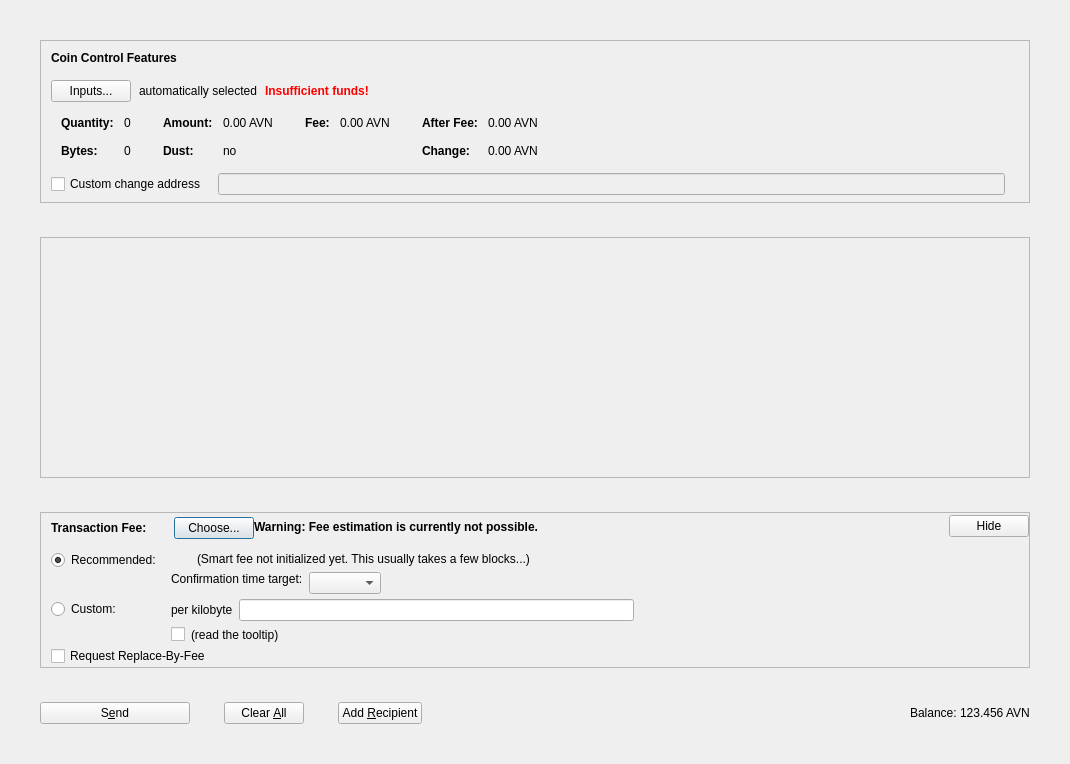
<?xml version="1.0" encoding="UTF-8"?>
<ui version="4.0">
 <class>SendCoinsDialog</class>
 <widget class="QDialog" name="SendCoinsDialog">
  <property name="geometry">
   <rect>
    <x>0</x>
    <y>0</y>
    <width>1070</width>
    <height>764</height>
   </rect>
  </property>
  <property name="windowTitle">
   <string>Send Coins</string>
  </property>
  <layout class="QVBoxLayout" name="verticalLayout" stretch="0,1,0,0">
   <property name="spacing">
    <number>34</number>
   </property>
   <property name="leftMargin">
    <number>40</number>
   </property>
   <property name="topMargin">
    <number>40</number>
   </property>
   <property name="rightMargin">
    <number>40</number>
   </property>
   <property name="bottomMargin">
    <number>40</number>
   </property>
   <item>
    <widget class="QFrame" name="frameCoinControl">
     <property name="sizePolicy">
      <sizepolicy hsizetype="Expanding" vsizetype="Fixed">
       <horstretch>0</horstretch>
       <verstretch>0</verstretch>
      </sizepolicy>
     </property>
     <property name="maximumSize">
      <size>
       <width>16777215</width>
       <height>16777215</height>
      </size>
     </property>
     <property name="frameShape">
      <enum>QFrame::StyledPanel</enum>
     </property>
     <property name="frameShadow">
      <enum>QFrame::Sunken</enum>
     </property>
     <layout class="QVBoxLayout" name="verticalLayoutCoinControl2">
      <property name="spacing">
       <number>0</number>
      </property>
      <property name="leftMargin">
       <number>0</number>
      </property>
      <property name="topMargin">
       <number>0</number>
      </property>
      <property name="rightMargin">
       <number>0</number>
      </property>
      <property name="bottomMargin">
       <number>6</number>
      </property>
      <item>
       <layout class="QVBoxLayout" name="verticalLayoutCoinControl" stretch="0,0,0,0,0">
        <property name="spacing">
         <number>0</number>
        </property>
        <property name="leftMargin">
         <number>10</number>
        </property>
        <property name="topMargin">
         <number>10</number>
        </property>
        <item>
         <layout class="QHBoxLayout" name="horizontalLayoutCoinControl1">
          <property name="bottomMargin">
           <number>15</number>
          </property>
          <item>
           <widget class="QLabel" name="labelCoinControlFeatures">
            <property name="sizePolicy">
             <sizepolicy hsizetype="Preferred" vsizetype="Maximum">
              <horstretch>0</horstretch>
              <verstretch>0</verstretch>
             </sizepolicy>
            </property>
            <property name="font">
             <font>
              <weight>75</weight>
              <bold>true</bold>
             </font>
            </property>
            <property name="styleSheet">
             <string notr="true">font-weight:bold;</string>
            </property>
            <property name="text">
             <string>Coin Control Features</string>
            </property>
           </widget>
          </item>
         </layout>
        </item>
        <item>
         <layout class="QHBoxLayout" name="horizontalLayoutCoinControl2" stretch="0,0,0,0">
          <property name="spacing">
           <number>8</number>
          </property>
          <property name="bottomMargin">
           <number>10</number>
          </property>
          <item>
           <widget class="QPushButton" name="pushButtonCoinControl">
            <property name="styleSheet">
             <string notr="true"/>
            </property>
            <property name="text">
             <string>Inputs...</string>
            </property>
            <property name="autoDefault">
             <bool>false</bool>
            </property>
           </widget>
          </item>
          <item>
           <widget class="QLabel" name="labelCoinControlAutomaticallySelected">
            <property name="text">
             <string>automatically selected</string>
            </property>
            <property name="margin">
             <number>5</number>
            </property>
           </widget>
          </item>
          <item>
           <widget class="QLabel" name="labelCoinControlInsuffFunds">
            <property name="font">
             <font>
              <weight>75</weight>
              <bold>true</bold>
             </font>
            </property>
            <property name="styleSheet">
             <string notr="true">color:red;font-weight:bold;</string>
            </property>
            <property name="text">
             <string>Insufficient funds!</string>
            </property>
            <property name="margin">
             <number>5</number>
            </property>
           </widget>
          </item>
          <item>
           <spacer name="horizontalSpacerCoinControl">
            <property name="orientation">
             <enum>Qt::Horizontal</enum>
            </property>
            <property name="sizeHint" stdset="0">
             <size>
              <width>40</width>
              <height>1</height>
             </size>
            </property>
           </spacer>
          </item>
         </layout>
        </item>
        <item>
         <widget class="QWidget" name="widgetCoinControl" native="true">
          <property name="sizePolicy">
           <sizepolicy hsizetype="Preferred" vsizetype="Preferred">
            <horstretch>0</horstretch>
            <verstretch>0</verstretch>
           </sizepolicy>
          </property>
          <property name="minimumSize">
           <size>
            <width>0</width>
            <height>0</height>
           </size>
          </property>
          <property name="styleSheet">
           <string notr="true"/>
          </property>
          <layout class="QHBoxLayout" name="horizontalLayoutCoinControl5">
           <property name="leftMargin">
            <number>0</number>
           </property>
           <property name="topMargin">
            <number>0</number>
           </property>
           <property name="rightMargin">
            <number>0</number>
           </property>
           <property name="bottomMargin">
            <number>0</number>
           </property>
           <item>
            <layout class="QHBoxLayout" name="horizontalLayoutCoinControl3" stretch="0,0,0,1">
             <property name="spacing">
              <number>20</number>
             </property>
             <property name="topMargin">
              <number>0</number>
             </property>
             <property name="bottomMargin">
              <number>10</number>
             </property>
             <item>
              <layout class="QFormLayout" name="formLayoutCoinControl1">
               <property name="horizontalSpacing">
                <number>10</number>
               </property>
               <property name="verticalSpacing">
                <number>14</number>
               </property>
               <property name="leftMargin">
                <number>10</number>
               </property>
               <property name="topMargin">
                <number>4</number>
               </property>
               <property name="rightMargin">
                <number>6</number>
               </property>
               <item row="0" column="0">
                <widget class="QLabel" name="labelCoinControlQuantityText">
                 <property name="font">
                  <font>
                   <weight>75</weight>
                   <bold>true</bold>
                  </font>
                 </property>
                 <property name="text">
                  <string>Quantity:</string>
                 </property>
                 <property name="margin">
                  <number>0</number>
                 </property>
                </widget>
               </item>
               <item row="0" column="1">
                <widget class="QLabel" name="labelCoinControlQuantity">
                 <property name="cursor">
                  <cursorShape>IBeamCursor</cursorShape>
                 </property>
                 <property name="contextMenuPolicy">
                  <enum>Qt::ActionsContextMenu</enum>
                 </property>
                 <property name="text">
                  <string notr="true">0</string>
                 </property>
                 <property name="margin">
                  <number>0</number>
                 </property>
                 <property name="textInteractionFlags">
                  <set>Qt::LinksAccessibleByMouse|Qt::TextSelectableByKeyboard|Qt::TextSelectableByMouse</set>
                 </property>
                </widget>
               </item>
               <item row="1" column="0">
                <widget class="QLabel" name="labelCoinControlBytesText">
                 <property name="font">
                  <font>
                   <weight>75</weight>
                   <bold>true</bold>
                  </font>
                 </property>
                 <property name="text">
                  <string>Bytes:</string>
                 </property>
                </widget>
               </item>
               <item row="1" column="1">
                <widget class="QLabel" name="labelCoinControlBytes">
                 <property name="cursor">
                  <cursorShape>IBeamCursor</cursorShape>
                 </property>
                 <property name="contextMenuPolicy">
                  <enum>Qt::ActionsContextMenu</enum>
                 </property>
                 <property name="text">
                  <string notr="true">0</string>
                 </property>
                 <property name="textInteractionFlags">
                  <set>Qt::LinksAccessibleByMouse|Qt::TextSelectableByKeyboard|Qt::TextSelectableByMouse</set>
                 </property>
                </widget>
               </item>
              </layout>
             </item>
             <item>
              <layout class="QFormLayout" name="formLayoutCoinControl2">
               <property name="horizontalSpacing">
                <number>10</number>
               </property>
               <property name="verticalSpacing">
                <number>14</number>
               </property>
               <property name="leftMargin">
                <number>6</number>
               </property>
               <property name="topMargin">
                <number>4</number>
               </property>
               <property name="rightMargin">
                <number>6</number>
               </property>
               <item row="0" column="0">
                <widget class="QLabel" name="labelCoinControlAmountText">
                 <property name="font">
                  <font>
                   <weight>75</weight>
                   <bold>true</bold>
                  </font>
                 </property>
                 <property name="text">
                  <string>Amount:</string>
                 </property>
                 <property name="margin">
                  <number>0</number>
                 </property>
                </widget>
               </item>
               <item row="0" column="1">
                <widget class="QLabel" name="labelCoinControlAmount">
                 <property name="cursor">
                  <cursorShape>IBeamCursor</cursorShape>
                 </property>
                 <property name="contextMenuPolicy">
                  <enum>Qt::ActionsContextMenu</enum>
                 </property>
                 <property name="text">
                  <string notr="true">0.00 AVN</string>
                 </property>
                 <property name="textInteractionFlags">
                  <set>Qt::LinksAccessibleByMouse|Qt::TextSelectableByKeyboard|Qt::TextSelectableByMouse</set>
                 </property>
                </widget>
               </item>
               <item row="1" column="0">
                <widget class="QLabel" name="labelCoinControlLowOutputText">
                 <property name="font">
                  <font>
                   <weight>75</weight>
                   <bold>true</bold>
                  </font>
                 </property>
                 <property name="text">
                  <string>Dust:</string>
                 </property>
                </widget>
               </item>
               <item row="1" column="1">
                <widget class="QLabel" name="labelCoinControlLowOutput">
                 <property name="cursor">
                  <cursorShape>IBeamCursor</cursorShape>
                 </property>
                 <property name="contextMenuPolicy">
                  <enum>Qt::ActionsContextMenu</enum>
                 </property>
                 <property name="text">
                  <string notr="true">no</string>
                 </property>
                 <property name="textInteractionFlags">
                  <set>Qt::LinksAccessibleByMouse|Qt::TextSelectableByKeyboard|Qt::TextSelectableByMouse</set>
                 </property>
                </widget>
               </item>
              </layout>
             </item>
             <item>
              <layout class="QFormLayout" name="formLayoutCoinControl3">
               <property name="horizontalSpacing">
                <number>10</number>
               </property>
               <property name="verticalSpacing">
                <number>14</number>
               </property>
               <property name="leftMargin">
                <number>6</number>
               </property>
               <property name="topMargin">
                <number>4</number>
               </property>
               <property name="rightMargin">
                <number>6</number>
               </property>
               <item row="0" column="0">
                <widget class="QLabel" name="labelCoinControlFeeText">
                 <property name="font">
                  <font>
                   <weight>75</weight>
                   <bold>true</bold>
                  </font>
                 </property>
                 <property name="text">
                  <string>Fee:</string>
                 </property>
                 <property name="margin">
                  <number>0</number>
                 </property>
                </widget>
               </item>
               <item row="0" column="1">
                <widget class="QLabel" name="labelCoinControlFee">
                 <property name="cursor">
                  <cursorShape>IBeamCursor</cursorShape>
                 </property>
                 <property name="contextMenuPolicy">
                  <enum>Qt::ActionsContextMenu</enum>
                 </property>
                 <property name="text">
                  <string notr="true">0.00 AVN</string>
                 </property>
                 <property name="textInteractionFlags">
                  <set>Qt::LinksAccessibleByMouse|Qt::TextSelectableByKeyboard|Qt::TextSelectableByMouse</set>
                 </property>
                </widget>
               </item>
              </layout>
             </item>
             <item>
              <layout class="QFormLayout" name="formLayoutCoinControl4">
               <property name="horizontalSpacing">
                <number>10</number>
               </property>
               <property name="verticalSpacing">
                <number>14</number>
               </property>
               <property name="leftMargin">
                <number>6</number>
               </property>
               <property name="topMargin">
                <number>4</number>
               </property>
               <property name="rightMargin">
                <number>6</number>
               </property>
               <item row="0" column="0">
                <widget class="QLabel" name="labelCoinControlAfterFeeText">
                 <property name="font">
                  <font>
                   <weight>75</weight>
                   <bold>true</bold>
                  </font>
                 </property>
                 <property name="text">
                  <string>After Fee:</string>
                 </property>
                 <property name="margin">
                  <number>0</number>
                 </property>
                </widget>
               </item>
               <item row="0" column="1">
                <widget class="QLabel" name="labelCoinControlAfterFee">
                 <property name="cursor">
                  <cursorShape>IBeamCursor</cursorShape>
                 </property>
                 <property name="contextMenuPolicy">
                  <enum>Qt::ActionsContextMenu</enum>
                 </property>
                 <property name="text">
                  <string notr="true">0.00 AVN</string>
                 </property>
                 <property name="textInteractionFlags">
                  <set>Qt::LinksAccessibleByMouse|Qt::TextSelectableByKeyboard|Qt::TextSelectableByMouse</set>
                 </property>
                </widget>
               </item>
               <item row="1" column="0">
                <widget class="QLabel" name="labelCoinControlChangeText">
                 <property name="font">
                  <font>
                   <weight>75</weight>
                   <bold>true</bold>
                  </font>
                 </property>
                 <property name="text">
                  <string>Change:</string>
                 </property>
                </widget>
               </item>
               <item row="1" column="1">
                <widget class="QLabel" name="labelCoinControlChange">
                 <property name="cursor">
                  <cursorShape>IBeamCursor</cursorShape>
                 </property>
                 <property name="contextMenuPolicy">
                  <enum>Qt::ActionsContextMenu</enum>
                 </property>
                 <property name="text">
                  <string notr="true">0.00 AVN</string>
                 </property>
                 <property name="textInteractionFlags">
                  <set>Qt::LinksAccessibleByMouse|Qt::TextSelectableByKeyboard|Qt::TextSelectableByMouse</set>
                 </property>
                </widget>
               </item>
              </layout>
             </item>
            </layout>
           </item>
          </layout>
         </widget>
        </item>
        <item>
         <layout class="QHBoxLayout" name="horizontalLayoutCoinControl4" stretch="0,0,0">
          <property name="spacing">
           <number>12</number>
          </property>
          <property name="sizeConstraint">
           <enum>QLayout::SetDefaultConstraint</enum>
          </property>
          <property name="topMargin">
           <number>5</number>
          </property>
          <property name="rightMargin">
           <number>5</number>
          </property>
          <item>
           <widget class="QCheckBox" name="checkBoxCoinControlChange">
            <property name="toolTip">
             <string>If this is activated, but the change address is empty or invalid, change will be sent to a newly generated address.</string>
            </property>
            <property name="text">
             <string>Custom change address</string>
            </property>
           </widget>
          </item>
          <item>
           <widget class="QValidatedLineEdit" name="lineEditCoinControlChange">
            <property name="enabled">
             <bool>false</bool>
            </property>
            <property name="sizePolicy">
             <sizepolicy hsizetype="Expanding" vsizetype="Fixed">
              <horstretch>0</horstretch>
              <verstretch>0</verstretch>
             </sizepolicy>
            </property>
           </widget>
          </item>
          <item>
           <widget class="QLabel" name="labelCoinControlChangeLabel">
            <property name="sizePolicy">
             <sizepolicy hsizetype="Preferred" vsizetype="Expanding">
              <horstretch>0</horstretch>
              <verstretch>0</verstretch>
             </sizepolicy>
            </property>
            <property name="minimumSize">
             <size>
              <width>0</width>
              <height>0</height>
             </size>
            </property>
            <property name="text">
             <string/>
            </property>
            <property name="margin">
             <number>3</number>
            </property>
           </widget>
          </item>
         </layout>
        </item>
        <item>
         <spacer name="verticalSpacerCoinControl">
          <property name="orientation">
           <enum>Qt::Vertical</enum>
          </property>
          <property name="sizeHint" stdset="0">
           <size>
            <width>800</width>
            <height>1</height>
           </size>
          </property>
         </spacer>
        </item>
       </layout>
      </item>
     </layout>
    </widget>
   </item>
   <item>
    <widget class="QScrollArea" name="scrollArea">
     <property name="widgetResizable">
      <bool>true</bool>
     </property>
     <widget class="QWidget" name="scrollAreaWidgetContents">
      <property name="geometry">
       <rect>
        <x>0</x>
        <y>0</y>
        <width>988</width>
        <height>105</height>
       </rect>
      </property>
      <layout class="QVBoxLayout" name="verticalLayout_2" stretch="0,1">
       <property name="leftMargin">
        <number>0</number>
       </property>
       <property name="topMargin">
        <number>0</number>
       </property>
       <property name="rightMargin">
        <number>0</number>
       </property>
       <property name="bottomMargin">
        <number>0</number>
       </property>
       <item>
        <layout class="QVBoxLayout" name="entries">
         <property name="spacing">
          <number>6</number>
         </property>
        </layout>
       </item>
       <item>
        <spacer name="verticalSpacer">
         <property name="orientation">
          <enum>Qt::Vertical</enum>
         </property>
         <property name="sizeHint" stdset="0">
          <size>
           <width>20</width>
           <height>40</height>
          </size>
         </property>
        </spacer>
       </item>
      </layout>
     </widget>
    </widget>
   </item>
   <item>
    <widget class="QFrame" name="frameFee">
     <property name="sizePolicy">
      <sizepolicy hsizetype="Expanding" vsizetype="Expanding">
       <horstretch>0</horstretch>
       <verstretch>0</verstretch>
      </sizepolicy>
     </property>
     <property name="maximumSize">
      <size>
       <width>16777215</width>
       <height>16777215</height>
      </size>
     </property>
     <property name="frameShape">
      <enum>QFrame::StyledPanel</enum>
     </property>
     <property name="frameShadow">
      <enum>QFrame::Sunken</enum>
     </property>
     <layout class="QVBoxLayout" name="verticalLayoutFee1">
      <property name="spacing">
       <number>0</number>
      </property>
      <property name="leftMargin">
       <number>0</number>
      </property>
      <property name="topMargin">
       <number>0</number>
      </property>
      <property name="rightMargin">
       <number>0</number>
      </property>
      <property name="bottomMargin">
       <number>0</number>
      </property>
      <item>
       <layout class="QVBoxLayout" name="verticalLayoutFee2" stretch="0,0,0">
        <property name="spacing">
         <number>0</number>
        </property>
        <property name="leftMargin">
         <number>10</number>
        </property>
        <property name="topMargin">
         <number>0</number>
        </property>
        <item>
         <layout class="QHBoxLayout" name="horizontalLayoutFee1">
          <property name="bottomMargin">
           <number>0</number>
          </property>
          <item>
           <layout class="QVBoxLayout" name="verticalLayoutFee7">
            <property name="spacing">
             <number>0</number>
            </property>
            <item>
             <spacer name="verticalSpacerSmartFee">
              <property name="orientation">
               <enum>Qt::Vertical</enum>
              </property>
              <property name="sizeType">
               <enum>QSizePolicy::Fixed</enum>
              </property>
              <property name="sizeHint" stdset="0">
               <size>
                <width>1</width>
                <height>4</height>
               </size>
              </property>
             </spacer>
            </item>
            <item>
             <layout class="QHBoxLayout" name="horizontalLayoutSmartFee">
              <property name="spacing">
               <number>10</number>
              </property>
              <item>
               <widget class="QLabel" name="labelFeeHeadline">
                <property name="sizePolicy">
                 <sizepolicy hsizetype="Preferred" vsizetype="Maximum">
                  <horstretch>0</horstretch>
                  <verstretch>0</verstretch>
                 </sizepolicy>
                </property>
                <property name="font">
                 <font>
                  <weight>75</weight>
                  <bold>true</bold>
                 </font>
                </property>
                <property name="styleSheet">
                 <string notr="true">font-weight:bold;</string>
                </property>
                <property name="text">
                 <string>Transaction Fee:</string>
                </property>
               </widget>
              </item>
              <item>
               <widget class="QLabel" name="labelFeeMinimized">
                <property name="text">
                 <string/>
                </property>
               </widget>
              </item>
              <item>
               <widget class="QPushButton" name="buttonChooseFee">
                <property name="text">
                 <string>Choose...</string>
                </property>
               </widget>
              </item>
             </layout>
            </item>
            <item>
             <spacer name="verticalSpacer_5">
              <property name="orientation">
               <enum>Qt::Vertical</enum>
              </property>
              <property name="sizeHint" stdset="0">
               <size>
                <width>1</width>
                <height>1</height>
               </size>
              </property>
             </spacer>
            </item>
           </layout>
          </item>
          <item>
           <widget class="QLabel" name="fallbackFeeWarningLabel">
            <property name="font">
             <font>
              <weight>75</weight>
              <bold>true</bold>
             </font>
            </property>
            <property name="toolTip">
             <string>Using the fallbackfee can result in sending a transaction that will take several hours or days (or never) to confirm. Consider choosing your fee manually or wait until you have validated the complete chain.</string>
            </property>
            <property name="text">
             <string>Warning: Fee estimation is currently not possible.</string>
            </property>
            <property name="wordWrap">
             <bool>false</bool>
            </property>
           </widget>
          </item>
          <item>
           <spacer name="horizontalSpacer_4">
            <property name="orientation">
             <enum>Qt::Horizontal</enum>
            </property>
            <property name="sizeType">
             <enum>QSizePolicy::MinimumExpanding</enum>
            </property>
            <property name="sizeHint" stdset="0">
             <size>
              <width>40</width>
              <height>20</height>
             </size>
            </property>
           </spacer>
          </item>
          <item>
           <widget class="QPushButton" name="buttonMinimizeFee">
            <property name="toolTip">
             <string>collapse fee-settings</string>
            </property>
            <property name="text">
             <string>Hide</string>
            </property>
           </widget>
          </item>
         </layout>
        </item>
        <item>
         <widget class="QFrame" name="frameFeeSelection">
          <layout class="QVBoxLayout" name="verticalLayoutFee12">
           <property name="spacing">
            <number>0</number>
           </property>
           <property name="leftMargin">
            <number>0</number>
           </property>
           <property name="topMargin">
            <number>0</number>
           </property>
           <property name="rightMargin">
            <number>0</number>
           </property>
           <property name="bottomMargin">
            <number>0</number>
           </property>
           <item>
            <layout class="QGridLayout" name="gridLayoutFee">
             <property name="topMargin">
              <number>10</number>
             </property>
             <property name="bottomMargin">
              <number>4</number>
             </property>
             <property name="horizontalSpacing">
              <number>10</number>
             </property>
             <property name="verticalSpacing">
              <number>4</number>
             </property>
             <item row="1" column="1">
              <layout class="QVBoxLayout" name="verticalLayoutFee8">
               <property name="spacing">
                <number>6</number>
               </property>
               <item>
                <layout class="QHBoxLayout" name="horizontalLayoutFee13">
                 <item>
                  <widget class="QLabel" name="labelCustomPerKilobyte">
                   <property name="toolTip">
                    <string>If the custom fee is set to 1000 satoshis and the transaction is only 250 bytes, then &quot;per kilobyte&quot; only pays 250 satoshis in fee, while &quot;total at least&quot; pays 1000 satoshis. For transactions bigger than a kilobyte both pay by kilobyte.</string>
                   </property>
                   <property name="text">
                    <string>per kilobyte</string>
                   </property>
                  </widget>
                 </item>
                 <item>
                  <widget class="AvianAmountField" name="customFee"/>
                 </item>
                 <item>
                  <spacer name="horizontalSpacer_6">
                   <property name="orientation">
                    <enum>Qt::Horizontal</enum>
                   </property>
                   <property name="sizeHint" stdset="0">
                    <size>
                     <width>1</width>
                     <height>1</height>
                    </size>
                   </property>
                  </spacer>
                 </item>
                </layout>
               </item>
               <item>
                <layout class="QHBoxLayout" name="horizontalLayoutFee8">
                 <item>
                  <widget class="QCheckBox" name="checkBoxMinimumFee">
                   <property name="toolTip">
                    <string>Paying only the minimum fee is just fine as long as there is less transaction volume than space in the blocks. But be aware that this can end up in a never confirming transaction once there is more demand for avian transactions than the network can process.</string>
                   </property>
                   <property name="text">
                    <string/>
                   </property>
                  </widget>
                 </item>
                 <item>
                  <widget class="QLabel" name="labelMinFeeWarning">
                   <property name="enabled">
                    <bool>true</bool>
                   </property>
                   <property name="toolTip">
                    <string>Paying only the minimum fee is just fine as long as there is less transaction volume than space in the blocks. But be aware that this can end up in a never confirming transaction once there is more demand for avian transactions than the network can process.</string>
                   </property>
                   <property name="text">
                    <string>(read the tooltip)</string>
                   </property>
                   <property name="margin">
                    <number>5</number>
                   </property>
                  </widget>
                 </item>
                 <item>
                  <spacer name="horizontalSpacer_2">
                   <property name="orientation">
                    <enum>Qt::Horizontal</enum>
                   </property>
                   <property name="sizeHint" stdset="0">
                    <size>
                     <width>1</width>
                     <height>1</height>
                    </size>
                   </property>
                  </spacer>
                 </item>
                </layout>
               </item>
              </layout>
             </item>
             <item row="0" column="0">
              <layout class="QVBoxLayout" name="verticalLayoutFee4" stretch="0,1">
               <item>
                <widget class="QRadioButton" name="radioSmartFee">
                 <property name="text">
                  <string>Recommended:</string>
                 </property>
                 <property name="checked">
                  <bool>true</bool>
                 </property>
                 <attribute name="buttonGroup">
                  <string notr="true">groupFee</string>
                 </attribute>
                </widget>
               </item>
               <item>
                <spacer name="verticalSpacer_2">
                 <property name="orientation">
                  <enum>Qt::Vertical</enum>
                 </property>
                 <property name="sizeHint" stdset="0">
                  <size>
                   <width>1</width>
                   <height>1</height>
                  </size>
                 </property>
                </spacer>
               </item>
              </layout>
             </item>
             <item row="1" column="0">
              <layout class="QVBoxLayout" name="verticalLayoutFee9" stretch="0,1">
               <item>
                <widget class="QRadioButton" name="radioCustomFee">
                 <property name="text">
                  <string>Custom:</string>
                 </property>
                 <attribute name="buttonGroup">
                  <string notr="true">groupFee</string>
                 </attribute>
                </widget>
               </item>
               <item>
                <spacer name="verticalSpacer_6">
                 <property name="orientation">
                  <enum>Qt::Vertical</enum>
                 </property>
                 <property name="sizeHint" stdset="0">
                  <size>
                   <width>1</width>
                   <height>1</height>
                  </size>
                 </property>
                </spacer>
               </item>
              </layout>
             </item>
             <item row="0" column="1">
              <layout class="QVBoxLayout" name="verticalLayoutFee3" stretch="0,0,1">
               <property name="spacing">
                <number>6</number>
               </property>
               <property name="topMargin">
                <number>2</number>
               </property>
               <item>
                <layout class="QHBoxLayout" name="horizontalLayoutFee12">
                 <item>
                  <widget class="QLabel" name="labelSmartFee">
                   <property name="text">
                    <string/>
                   </property>
                   <property name="margin">
                    <number>2</number>
                   </property>
                  </widget>
                 </item>
                 <item>
                  <widget class="QLabel" name="labelFeeEstimation">
                   <property name="text">
                    <string/>
                   </property>
                  </widget>
                 </item>
                 <item>
                  <widget class="QLabel" name="labelSmartFee2">
                   <property name="text">
                    <string>(Smart fee not initialized yet. This usually takes a few blocks...)</string>
                   </property>
                   <property name="margin">
                    <number>2</number>
                   </property>
                  </widget>
                 </item>
                 <item>
                  <spacer name="horizontalSpacer_5">
                   <property name="orientation">
                    <enum>Qt::Horizontal</enum>
                   </property>
                   <property name="sizeHint" stdset="0">
                    <size>
                     <width>1</width>
                     <height>1</height>
                    </size>
                   </property>
                  </spacer>
                 </item>
                </layout>
               </item>
               <item>
                <layout class="QHBoxLayout" name="horizontalLayoutFee9">
                 <item>
                  <layout class="QVBoxLayout" name="verticalLayoutFee6">
                   <item>
                    <widget class="QLabel" name="labelSmartFee3">
                     <property name="text">
                      <string>Confirmation time target:</string>
                     </property>
                     <property name="margin">
                      <number>2</number>
                     </property>
                    </widget>
                   </item>
                   <item>
                    <spacer name="verticalSpacer_3">
                     <property name="orientation">
                      <enum>Qt::Vertical</enum>
                     </property>
                     <property name="sizeHint" stdset="0">
                      <size>
                       <width>1</width>
                       <height>1</height>
                      </size>
                     </property>
                    </spacer>
                   </item>
                  </layout>
                 </item>
                 <item>
                  <layout class="QVBoxLayout" name="verticalLayoutFee5">
                   <property name="rightMargin">
                    <number>30</number>
                   </property>
                   <item>
                    <layout class="QHBoxLayout" name="horizontalLayoutConfTarget">
                     <property name="bottomMargin">
                      <number>0</number>
                     </property>
                     <item>
                      <widget class="QComboBox" name="confTargetSelector"/>
                     </item>
                     <item>
                      <spacer name="horizontalSpacerConfTarget">
                       <property name="orientation">
                        <enum>Qt::Horizontal</enum>
                       </property>
                       <property name="sizeHint" stdset="0">
                        <size>
                         <width>40</width>
                         <height>20</height>
                        </size>
                       </property>
                      </spacer>
                     </item>
                    </layout>
                   </item>
                  </layout>
                 </item>
                </layout>
               </item>
               <item>
                <spacer name="verticalSpacer_4">
                 <property name="orientation">
                  <enum>Qt::Vertical</enum>
                 </property>
                 <property name="sizeHint" stdset="0">
                  <size>
                   <width>1</width>
                   <height>1</height>
                  </size>
                 </property>
                </spacer>
               </item>
              </layout>
             </item>
            </layout>
           </item>
           <item>
            <widget class="QCheckBox" name="optInRBF">
             <property name="toolTip">
              <string>Indicates that the sender may wish to replace this transaction with a new one paying higher fees (prior to being confirmed).</string>
             </property>
             <property name="text">
              <string>Request Replace-By-Fee</string>
             </property>
            </widget>
           </item>
          </layout>
         </widget>
        </item>
        <item>
         <spacer name="verticalSpacerFee">
          <property name="orientation">
           <enum>Qt::Vertical</enum>
          </property>
          <property name="sizeHint" stdset="0">
           <size>
            <width>800</width>
            <height>1</height>
           </size>
          </property>
         </spacer>
        </item>
       </layout>
      </item>
     </layout>
    </widget>
   </item>
   <item>
    <layout class="QHBoxLayout" name="horizontalLayout">
     <item>
      <widget class="QPushButton" name="sendButton">
       <property name="minimumSize">
        <size>
         <width>150</width>
         <height>0</height>
        </size>
       </property>
       <property name="toolTip">
        <string>Confirm the send action</string>
       </property>
       <property name="text">
        <string>S&amp;end</string>
       </property>
       <property name="autoDefault">
        <bool>false</bool>
       </property>
       <property name="default">
        <bool>false</bool>
       </property>
      </widget>
     </item>
     <item>
      <widget class="QPushButton" name="clearButton">
       <property name="sizePolicy">
        <sizepolicy hsizetype="Minimum" vsizetype="Fixed">
         <horstretch>0</horstretch>
         <verstretch>0</verstretch>
        </sizepolicy>
       </property>
       <property name="toolTip">
        <string>Clear all fields of the form.</string>
       </property>
       <property name="text">
        <string>Clear &amp;All</string>
       </property>
       <property name="autoDefault">
        <bool>false</bool>
       </property>
      </widget>
     </item>
     <item>
      <widget class="QPushButton" name="addButton">
       <property name="toolTip">
        <string>Send to multiple recipients at once</string>
       </property>
       <property name="text">
        <string>Add &amp;Recipient</string>
       </property>
       <property name="autoDefault">
        <bool>false</bool>
       </property>
      </widget>
     </item>
     <item>
      <spacer name="horizontalSpacer">
       <property name="orientation">
        <enum>Qt::Horizontal</enum>
       </property>
       <property name="sizeHint" stdset="0">
        <size>
         <width>40</width>
         <height>20</height>
        </size>
       </property>
      </spacer>
     </item>
     <item>
      <layout class="QHBoxLayout" name="horizontalLayout_2">
       <property name="spacing">
        <number>3</number>
       </property>
       <item>
        <widget class="QLabel" name="label">
         <property name="sizePolicy">
          <sizepolicy hsizetype="Preferred" vsizetype="Fixed">
           <horstretch>0</horstretch>
           <verstretch>0</verstretch>
          </sizepolicy>
         </property>
         <property name="text">
          <string>Balance:</string>
         </property>
        </widget>
       </item>
       <item>
        <widget class="QLabel" name="labelBalance">
         <property name="sizePolicy">
          <sizepolicy hsizetype="Preferred" vsizetype="Fixed">
           <horstretch>0</horstretch>
           <verstretch>0</verstretch>
          </sizepolicy>
         </property>
         <property name="cursor">
          <cursorShape>IBeamCursor</cursorShape>
         </property>
         <property name="text">
          <string notr="true">123.456 AVN</string>
         </property>
         <property name="textInteractionFlags">
          <set>Qt::LinksAccessibleByMouse|Qt::TextSelectableByKeyboard|Qt::TextSelectableByMouse</set>
         </property>
        </widget>
       </item>
      </layout>
     </item>
    </layout>
   </item>
  </layout>
 </widget>
 <customwidgets>
  <customwidget>
   <class>QValidatedLineEdit</class>
   <extends>QLineEdit</extends>
   <header>qvalidatedlineedit.h</header>
  </customwidget>
  <customwidget>
   <class>AvianAmountField</class>
   <extends>QLineEdit</extends>
   <header>avianamountfield.h</header>
   <container>1</container>
  </customwidget>
 </customwidgets>
 <resources>
  <include location="../avian.qrc"/>
 </resources>
 <connections/>
 <buttongroups>
  <buttongroup name="groupFee"/>
 </buttongroups>
</ui>
